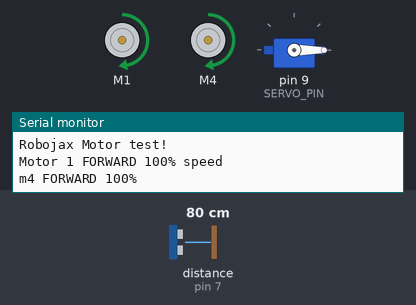
A sketch run on a simulated Arduino Uno, built with avr-gcc and run on an emulated ATmega328P. On the bench: 2 × DC motor (green arrow = forward, orange = backward, longer = faster), servo, the last lines printed to the serial monitor. Inputs (shaded band) come from the test bench; at power-on: distance to the obstacle (sensor on pin 7) 80 cm. The echo pulse lasts 58.3 µs per cm.

Above: at 1.2 s.
1.3 s: distance to the obstacle (sensor on pin 7) set to 10 cm
19.3 s: distance to the obstacle (sensor on pin 7) set to 7 cm
At 30.3 s:
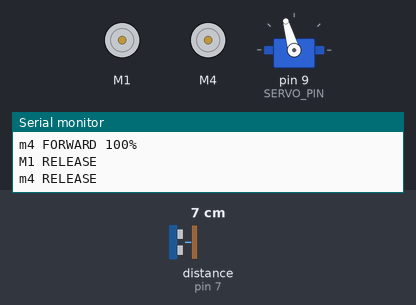
37.3 s: distance to the obstacle (sensor on pin 7) set to 9 cm
At 46.2 s:
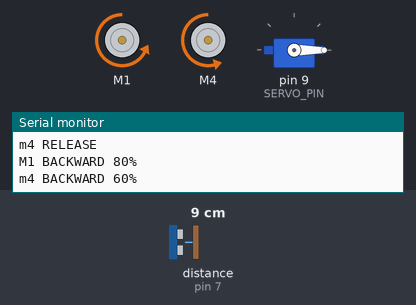
55.3 s: distance to the obstacle (sensor on pin 7) set to 2 cm
At 66.4 s:
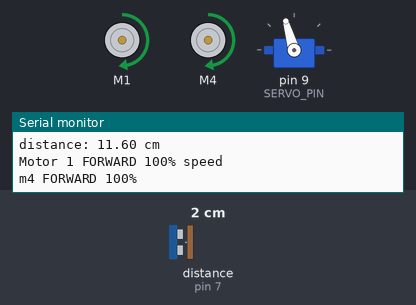
Timing chart, 0 to 74.3 s (numbered marks = the images above; inputs shaded):
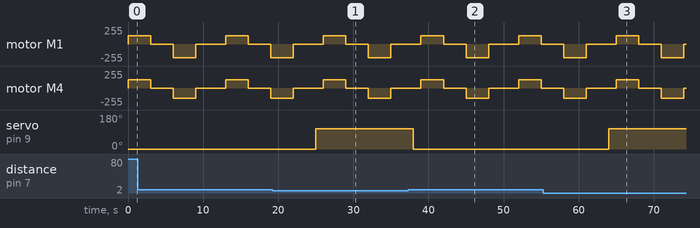

Measured:
- the behaviour switches between 9 and 8 cm on distance to the obstacle (sensor on pin 7) (found by bisection; images 0 and 1)
- after the input at 19.3 s, servo on pin 9 (SERVO_PIN): 0° → 106° after 5.7 s
- after the input at 37.3 s, servo on pin 9 (SERVO_PIN): 106° → 0° after 0.71 s
- after the input at 55.3 s, servo on pin 9 (SERVO_PIN): 0° → 106° after 8.7 s

The sketch:

smart_trash_can.ino
```cpp
#include <AFMotor.h>
#include <Servo.h>
#define trigPin 6      //Trig
#define echoPin 7      //Echo
int mindist = 5;
// constants won't change
const int TRIG_PIN  = 6;  // Arduino pin connected to Ultrasonic Sensor's "TRIG" pin
const int ECHO_PIN  = 7;  // Arduino pin connected to Ultrasonic Sensor's "ECHO" pin
const int SERVO_PIN = 9; // Arduino pin connected to Servo Motor's pin (PWM ~)
const int DISTANCE_THRESHOLD = 50; // cm
AF_DCMotor m1(1);//define motor 1 as m1
AF_DCMotor m4(4);//define motor 4 as m4
Servo servo; // create servo object to control a servo
float duration_us, distance_cm;//will change
/*
 get pereentage value  "0" to "100%"  and  conversts it to "0" to "255" which is motor speed used by Arduino
 */
int speed(int b)
{
  return map(b, 0, 100, 0, 255);
}

void setup() {
  Serial.begin(9600); // SERIAL DE TEST // set up Serial library at 9600 bps
  Serial.println("Robojax Motor test!");

  // initial state of motor turn on motor
  m1.setSpeed(0);//motor 1 is turned off to turn on change 0, to 255
  m4.setSpeed(0); //motor 4 is turned off
  ///////////////////////////////////////////////////////////////
   pinMode(trigPin, OUTPUT);  //We define Trig as an output
  pinMode(echoPin, INPUT);   //We define Trig as an input
 ///////////////////////////////////////////////////////////////
  Serial.begin (9600);       // initialize serial port
  pinMode(TRIG_PIN, OUTPUT); // set arduino pin to output mode
  pinMode(ECHO_PIN, INPUT);  // set arduino pin to input mode
  servo.attach(SERVO_PIN);   // attaches the servo on pin 9 to the servo object
  servo.write(0);
}

void loop() {
  uint8_t i;

  Serial.println("Motor 1 FORWARD 100% speed");
  m1.run(FORWARD);
  m1.setSpeed(speed(50));
  Serial.println("m4 FORWARD 100%");
  m4.run(FORWARD);
  m4.setSpeed(speed(50));
  delay(3000);
  // arret des moteurs//

  m1.run(RELEASE);
  Serial.println("M1 RELEASE");
  m4.run(RELEASE);
  Serial.println("m4 RELEASE");
  delay(3000);

  //marche arriere/

  Serial.println("M1 BACKWARD 80%");
  m1.run(BACKWARD );
  m1.setSpeed(speed(80));
  Serial.println("m4 BACKWARD 60%");
  m4.run(BACKWARD );
  m4.setSpeed(speed(60));
  delay(3000);
  m1.run(RELEASE);
  Serial.println("M1 RELEASE");
  m4.run(RELEASE);
  Serial.println("m4 RELEASE");
  delay(3000);
  Serial.println("=============");
  //////////////////////////////////////////////
  digitalWrite(TRIG_PIN, HIGH);
  delayMicroseconds(10);
  digitalWrite(TRIG_PIN, LOW);
  duration_us = pulseIn(ECHO_PIN, HIGH);
  distance_cm = 0.1 * duration_us;
  if(distance_cm < DISTANCE_THRESHOLD)
    servo.write(106); // rotate servo motor to 106 degree
  else
    servo.write(0);  // rotate servo motor to 0 degree
    Serial.print("distance: ");
  Serial.print(distance_cm);
  Serial.println(" cm");

  delay(1000);
}
```
